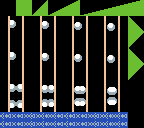

A level layout from a 2D game, rendered from its tile map. Below: a short description, then the map file with its tile-grid data intact:
An orthogonal 9x8 tile map with 16x16 px tiles, 1 tile layer (Graphics), 2 hidden layers not drawn, 3 tilesets.

<map version="1.4" tiledversion="1.4.1" orientation="orthogonal" renderorder="right-down" width="9" height="8" tilewidth="16" tileheight="16" infinite="0" nextlayerid="4" nextobjectid="1">
 <tileset firstgid="1" source="graphics.tsx" />
 <tileset firstgid="46" source="../meta/collisionblocks.tsx" />
 <tileset firstgid="55" source="../meta/priorityblocks.tsx" />
 <layer id="1" name="Graphics" width="9" height="8">
  <data encoding="csv">
1,2,3,4,5,6,7,8,9,
10,11,12,13,14,15,16,17,2147483651,
19,20,21,22,23,24,25,26,3221225475,
10,11,12,13,14,15,16,17,2147483651,
19,20,21,22,23,24,25,26,3221225475,
28,29,30,31,32,33,34,35,0,
37,38,39,40,41,42,43,44,0,
18,27,36,45,18,27,36,45,0
</data>
 </layer>
 <layer id="3" name="Priority" width="9" height="8" visible="0" opacity="0.18">
  <data encoding="csv">
0,70,69,67,70,67,67,70,70,
0,0,0,0,0,0,0,0,2147483717,
67,67,67,67,67,67,67,67,3221225541,
0,0,0,0,0,0,0,0,2147483717,
67,67,67,67,67,67,67,67,3221225541,
0,0,0,0,0,0,0,0,0,
0,0,0,0,0,0,0,0,0,
0,0,0,0,0,0,0,0,0
</data>
 </layer>
 <layer id="2" name="Collision" width="9" height="8" visible="0" opacity="0.19">
  <data encoding="csv">
0,47,48,49,50,51,52,53,54,
47,47,47,47,47,47,47,47,2147483696,
47,47,47,47,47,47,47,47,3221225520,
47,47,47,47,47,47,47,47,2147483696,
47,47,47,47,47,47,47,47,3221225520,
0,0,0,0,0,0,0,0,0,
0,0,0,0,0,0,0,0,0,
0,0,0,0,0,0,0,0,0
</data>
 </layer>
</map>
